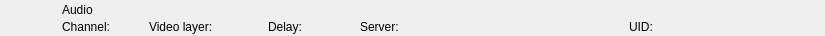
<?xml version="1.0" encoding="UTF-8"?>
<ui version="4.0">
 <class>RundownAudioWidget</class>
 <widget class="QWidget" name="RundownAudioWidget">
  <property name="geometry">
   <rect>
    <x>0</x>
    <y>0</y>
    <width>825</width>
    <height>36</height>
   </rect>
  </property>
  <layout class="QHBoxLayout" name="horizontalLayout">
   <property name="spacing">
    <number>0</number>
   </property>
   <property name="margin">
    <number>0</number>
   </property>
   <item>
    <widget class="QFrame" name="frameItem">
     <property name="sizePolicy">
      <sizepolicy hsizetype="Preferred" vsizetype="Fixed">
       <horstretch>0</horstretch>
       <verstretch>0</verstretch>
      </sizepolicy>
     </property>
     <property name="minimumSize">
      <size>
       <width>0</width>
       <height>36</height>
      </size>
     </property>
     <widget class="QLabel" name="labelIcon">
      <property name="geometry">
       <rect>
        <x>22</x>
        <y>2</y>
        <width>32</width>
        <height>32</height>
       </rect>
      </property>
      <property name="text">
       <string/>
      </property>
      <property name="pixmap">
       <pixmap resource="../Widgets.qrc">:/Graphics/Images/Audio.png</pixmap>
      </property>
      <property name="scaledContents">
       <bool>true</bool>
      </property>
     </widget>
     <widget class="QLabel" name="labelLabel">
      <property name="geometry">
       <rect>
        <x>62</x>
        <y>2</y>
        <width>533</width>
        <height>16</height>
       </rect>
      </property>
      <property name="text">
       <string>Audio</string>
      </property>
     </widget>
     <widget class="QLabel" name="labelChannel">
      <property name="geometry">
       <rect>
        <x>62</x>
        <y>19</y>
        <width>78</width>
        <height>16</height>
       </rect>
      </property>
      <property name="text">
       <string>Channel:</string>
      </property>
     </widget>
     <widget class="QLabel" name="labelVideolayer">
      <property name="geometry">
       <rect>
        <x>149</x>
        <y>19</y>
        <width>110</width>
        <height>16</height>
       </rect>
      </property>
      <property name="text">
       <string>Video layer:</string>
      </property>
     </widget>
     <widget class="QLabel" name="labelColor">
      <property name="geometry">
       <rect>
        <x>0</x>
        <y>0</y>
        <width>18</width>
        <height>36</height>
       </rect>
      </property>
      <property name="text">
       <string/>
      </property>
     </widget>
     <widget class="QLabel" name="labelGroupColor">
      <property name="geometry">
       <rect>
        <x>0</x>
        <y>0</y>
        <width>6</width>
        <height>36</height>
       </rect>
      </property>
      <property name="text">
       <string/>
      </property>
     </widget>
     <widget class="QLabel" name="labelDevice">
      <property name="geometry">
       <rect>
        <x>360</x>
        <y>19</y>
        <width>260</width>
        <height>16</height>
       </rect>
      </property>
      <property name="text">
       <string>Server:</string>
      </property>
     </widget>
     <widget class="QLabel" name="labelDelay">
      <property name="geometry">
       <rect>
        <x>268</x>
        <y>19</y>
        <width>83</width>
        <height>16</height>
       </rect>
      </property>
      <property name="text">
       <string>Delay:</string>
      </property>
     </widget>
     <widget class="QLabel" name="labelLoopOverlay">
      <property name="geometry">
       <rect>
        <x>22</x>
        <y>1</y>
        <width>32</width>
        <height>32</height>
       </rect>
      </property>
      <property name="text">
       <string/>
      </property>
      <property name="pixmap">
       <pixmap resource="../Widgets.qrc">:/Graphics/Images/LoopIconOverlay.png</pixmap>
      </property>
      <property name="scaledContents">
       <bool>false</bool>
      </property>
      <property name="alignment">
       <set>Qt::AlignCenter</set>
      </property>
     </widget>
     <widget class="QLabel" name="labelRemoteTriggerId">
      <property name="geometry">
       <rect>
        <x>629</x>
        <y>19</y>
        <width>111</width>
        <height>16</height>
       </rect>
      </property>
      <property name="text">
       <string>UID:</string>
      </property>
     </widget>
    </widget>
   </item>
   <item>
    <widget class="QFrame" name="frameStatus">
     <property name="minimumSize">
      <size>
       <width>77</width>
       <height>0</height>
      </size>
     </property>
     <property name="maximumSize">
      <size>
       <width>77</width>
       <height>16777215</height>
      </size>
     </property>
     <widget class="QLabel" name="labelGpiConnected">
      <property name="geometry">
       <rect>
        <x>1</x>
        <y>2</y>
        <width>32</width>
        <height>32</height>
       </rect>
      </property>
      <property name="minimumSize">
       <size>
        <width>32</width>
        <height>32</height>
       </size>
      </property>
      <property name="maximumSize">
       <size>
        <width>32</width>
        <height>32</height>
       </size>
      </property>
      <property name="lineWidth">
       <number>0</number>
      </property>
      <property name="text">
       <string/>
      </property>
      <property name="pixmap">
       <pixmap resource="../Widgets.qrc">:/Graphics/Images/GpiConnected.png</pixmap>
      </property>
      <property name="scaledContents">
       <bool>true</bool>
      </property>
     </widget>
     <widget class="QLabel" name="labelDisconnected">
      <property name="geometry">
       <rect>
        <x>32</x>
        <y>2</y>
        <width>32</width>
        <height>32</height>
       </rect>
      </property>
      <property name="minimumSize">
       <size>
        <width>32</width>
        <height>32</height>
       </size>
      </property>
      <property name="maximumSize">
       <size>
        <width>32</width>
        <height>32</height>
       </size>
      </property>
      <property name="text">
       <string/>
      </property>
      <property name="pixmap">
       <pixmap resource="../Widgets.qrc">:/Graphics/Images/Disconnected.png</pixmap>
      </property>
      <property name="scaledContents">
       <bool>true</bool>
      </property>
     </widget>
     <widget class="QLabel" name="labelActiveColor">
      <property name="geometry">
       <rect>
        <x>69</x>
        <y>0</y>
        <width>8</width>
        <height>36</height>
       </rect>
      </property>
      <property name="minimumSize">
       <size>
        <width>8</width>
        <height>36</height>
       </size>
      </property>
      <property name="maximumSize">
       <size>
        <width>8</width>
        <height>36</height>
       </size>
      </property>
      <property name="text">
       <string/>
      </property>
     </widget>
    </widget>
   </item>
  </layout>
 </widget>
 <resources>
  <include location="../Widgets.qrc"/>
 </resources>
 <connections/>
 <slots>
  <slot>addToCombo()</slot>
 </slots>
</ui>
